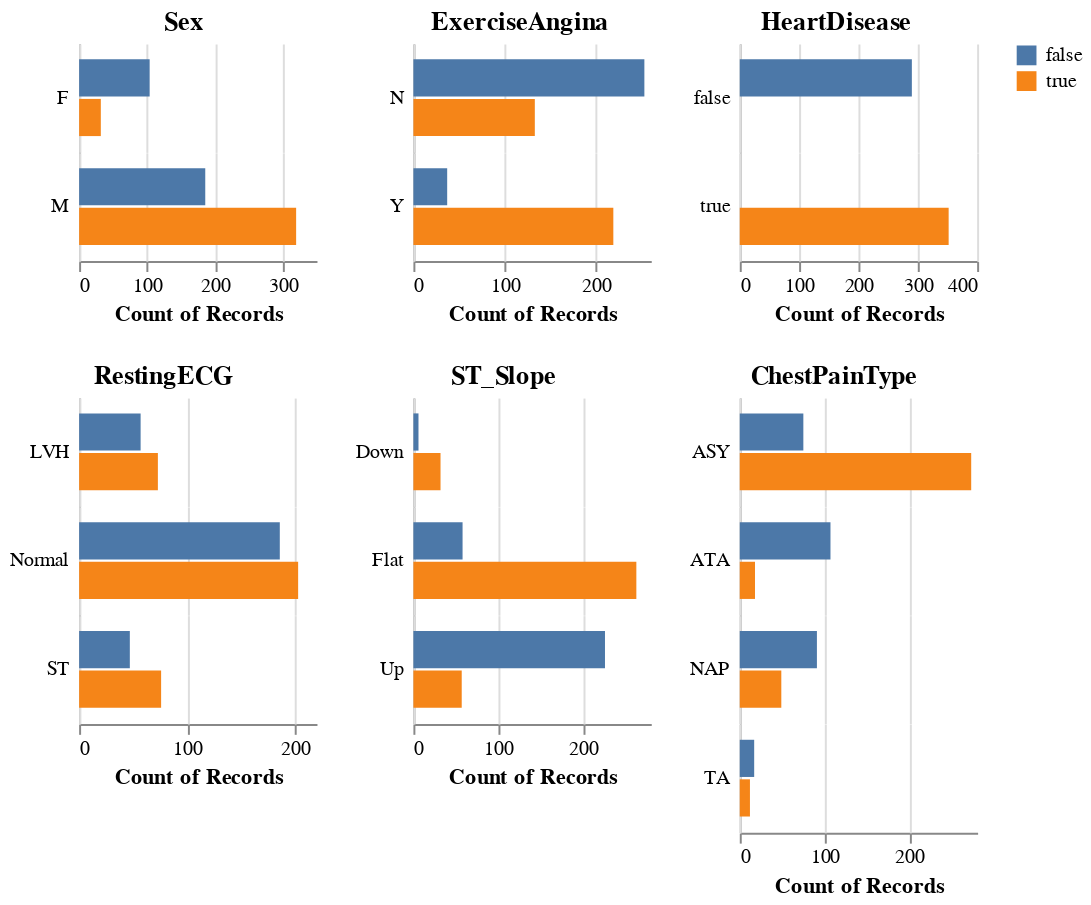

The cell this chart's notebook holds for it:
### Markdown cell above
_Figure 2. Comparison of numerical predictors, coloured by heart disease status._

### Code cell
aly.dist(train_df.assign(HeartDisease=lambda train_df: train_df['HeartDisease'].astype(object)), 
         dtype='object', color='HeartDisease')

### Figure 1 — Vega specification as saved in the notebook (floating-point values rounded to 4 significant figures)
{"$schema": "https://vega.github.io/schema/vega/v5.json", "data": [{"name": "source_0", "values": [{"HeartDisease": true, "Sex": "M", "__count": 320}, {"HeartDisease": true, "Sex": "F", "__count": 32}, {"HeartDisease": false, "Sex": "F", "__count": 104}, {"HeartDisease": false, "Sex": "M", "__count": 186}]}, {"name": "concat_0_concat_0_row_domain", "values": [{"Sex": "M", "count": 2}, {"Sex": "F", "count": 2}]}, {"name": "source_1", "values": [{"HeartDisease": false, "ExerciseAngina": "N", "__count": 253}, {"HeartDisease": true, "ExerciseAngina": "N", "__count": 133}, {"HeartDisease": true, "ExerciseAngina": "Y", "__count": 219}, {"HeartDisease": false, "ExerciseAngina": "Y", "__count": 37}]}, {"name": "concat_1_concat_0_row_domain", "values": [{"ExerciseAngina": "N", "count": 2}, {"ExerciseAngina": "Y", "count": 2}]}, {"name": "source_2", "values": [{"HeartDisease": true, "__count": 352}, {"HeartDisease": false, "__count": 290}]}, {"name": "concat_2_concat_0_row_domain", "values": [{"HeartDisease": true, "count": 1}, {"HeartDisease": false, "count": 1}]}, {"name": "source_3", "values": [{"HeartDisease": false, "RestingECG": "Normal", "__count": 186}, {"HeartDisease": true, "RestingECG": "LVH", "__count": 73}, {"HeartDisease": false, "RestingECG": "LVH", "__count": 57}, {"HeartDisease": true, "RestingECG": "Normal", "__count": 203}, {"HeartDisease": false, "RestingECG": "ST", "__count": 47}, {"HeartDisease": true, "RestingECG": "ST", "__count": 76}]}, {"name": "concat_3_concat_0_row_domain", "values": [{"RestingECG": "Normal", "count": 2}, {"RestingECG": "LVH", "count": 2}, {"RestingECG": "ST", "count": 2}]}, {"name": "source_4", "values": [{"HeartDisease": false, "ST_Slope": "Up", "__count": 226}, {"HeartDisease": true, "ST_Slope": "Down", "__count": 32}, {"HeartDisease": true, "ST_Slope": "Flat", "__count": 263}, {"HeartDisease": true, "ST_Slope": "Up", "__count": 57}, {"HeartDisease": false, "ST_Slope": "Flat", "__count": 58}, {"HeartDisease": false, "ST_Slope": "Down", "__count": 6}]}, {"name": "concat_4_concat_0_row_domain", "values": [{"ST_Slope": "Up", "count": 2}, {"ST_Slope": "Down", "count": 2}, {"ST_Slope": "Flat", "count": 2}]}, {"name": "source_5", "values": [{"HeartDisease": true, "ChestPainType": "ASY", "__count": 273}, {"HeartDisease": false, "ChestPainType": "TA", "__count": 17}, {"HeartDisease": false, "ChestPainType": "ASY", "__count": 75}, {"HeartDisease": true, "ChestPainType": "NAP", "__count": 49}, {"HeartDisease": true, "ChestPainType": "TA", "__count": 12}, {"HeartDisease": false, "ChestPainType": "ATA", "__count": 107}, {"HeartDisease": false, "ChestPainType": "NAP", "__count": 91}, {"HeartDisease": true, "ChestPainType": "ATA", "__count": 18}]}, {"name": "concat_5_concat_0_row_domain", "values": [{"ChestPainType": "ASY", "count": 2}, {"ChestPainType": "TA", "count": 2}, {"ChestPainType": "NAP", "count": 2}, {"ChestPainType": "ATA", "count": 2}]}, {"name": "source_0_color_domain_HeartDisease_0", "values": [{"HeartDisease": true}, {"HeartDisease": false}]}, {"name": "source_1_color_domain_HeartDisease_1", "values": [{"HeartDisease": false}, {"HeartDisease": true}]}, {"name": "source_2_color_domain_HeartDisease_2", "values": [{"HeartDisease": true}, {"HeartDisease": false}]}, {"name": "source_3_color_domain_HeartDisease_3", "values": [{"HeartDisease": false}, {"HeartDisease": true}]}, {"name": "source_4_color_domain_HeartDisease_4", "values": [{"HeartDisease": false}, {"HeartDisease": true}]}, {"name": "source_5_color_domain_HeartDisease_5", "values": [{"HeartDisease": true}, {"HeartDisease": false}]}, {"name": "source_0_concat_0_concat_0_x_domain___count", "values": [{"min": 32, "max": 320}]}, {"name": "source_0_concat_0_concat_0_y_domain_HeartDisease", "values": [{"HeartDisease": true}, {"HeartDisease": false}]}, {"name": "source_1_concat_1_concat_0_x_domain___count", "values": [{"min": 37, "max": 253}]}, {"name": "source_1_concat_1_concat_0_y_domain_HeartDisease", "values": [{"HeartDisease": false}, {"HeartDisease": true}]}, {"name": "source_2_concat_2_concat_0_x_domain___count", "values": [{"min": 290, "max": 352}]}, {"name": "source_2_concat_2_concat_0_y_domain_HeartDisease", "values": [{"HeartDisease": true}, {"HeartDisease": false}]}, {"name": "source_3_concat_3_concat_0_x_domain___count", "values": [{"min": 47, "max": 203}]}, {"name": "source_3_concat_3_concat_0_y_domain_HeartDisease", "values": [{"HeartDisease": false}, {"HeartDisease": true}]}, {"name": "source_4_concat_4_concat_0_x_domain___count", "values": [{"min": 6, "max": 263}]}, {"name": "source_4_concat_4_concat_0_y_domain_HeartDisease", "values": [{"HeartDisease": false}, {"HeartDisease": true}]}, {"name": "source_5_concat_5_concat_0_x_domain___count", "values": [{"min": 12, "max": 273}]}, {"name": "source_5_concat_5_concat_0_y_domain_HeartDisease", "values": [{"HeartDisease": true}, {"HeartDisease": false}]}], "signals": [{"name": "concat_0_concat_0_child_width", "value": 120}, {"name": "concat_0_concat_0_y_step", "value": 20}, {"name": "concat_0_concat_0_child_height", "update": "bandspace(domain('concat_0_concat_0_y').length, 0.06, 0.4) * concat_0_concat_0_y_step"}, {"name": "concat_1_concat_0_child_width", "value": 120}, {"name": "concat_1_concat_0_y_step", "value": 20}, {"name": "concat_1_concat_0_child_height", "update": "bandspace(domain('concat_1_concat_0_y').length, 0.06, 0.4) * concat_1_concat_0_y_step"}, {"name": "concat_2_concat_0_child_width", "value": 120}, {"name": "concat_2_concat_0_y_step", "value": 20}, {"name": "concat_2_concat_0_child_height", "update": "bandspace(domain('concat_2_concat_0_y').length, 0.06, 0.4) * concat_2_concat_0_y_step"}, {"name": "concat_3_concat_0_child_width", "value": 120}, {"name": "concat_3_concat_0_y_step", "value": 20}, {"name": "concat_3_concat_0_child_height", "update": "bandspace(domain('concat_3_concat_0_y').length, 0.06, 0.4) * concat_3_concat_0_y_step"}, {"name": "concat_4_concat_0_child_width", "value": 120}, {"name": "concat_4_concat_0_y_step", "value": 20}, {"name": "concat_4_concat_0_child_height", "update": "bandspace(domain('concat_4_concat_0_y').length, 0.06, 0.4) * concat_4_concat_0_y_step"}, {"name": "concat_5_concat_0_child_width", "value": 120}, {"name": "concat_5_concat_0_y_step", "value": 20}, {"name": "concat_5_concat_0_child_height", "update": "bandspace(domain('concat_5_concat_0_y').length, 0.06, 0.4) * concat_5_concat_0_y_step"}], "marks": [{"type": "group", "name": "concat_0_group", "marks": [{"type": "group", "name": "concat_0_concat_0_group", "marks": [{"type": "group", "name": "concat_0_concat_0_row_header", "from": {"data": "concat_0_concat_0_row_domain"}, "sort": {"field": "datum[\"Sex\"]", "order": "ascending"}, "encode": {"update": {"height": {"signal": "concat_0_concat_0_child_height"}}}, "axes": [{"scale": "concat_0_concat_0_y", "domain": true, "grid": false, "orient": "left", "labels": false, "ticks": false, "zindex": 0}], "title": {"text": {"signal": "isValid(parent[\"Sex\"]) ? parent[\"Sex\"] : \"\"+parent[\"Sex\"]"}, "align": "left", "offset": 5, "baseline": "middle", "orient": "left", "angle": 0, "style": "guide-label", "frame": "group"}, "role": "row-header"}, {"type": "group", "name": "concat_0_concat_0_column_footer", "encode": {"update": {"width": {"signal": "concat_0_concat_0_child_width"}}}, "axes": [{"scale": "concat_0_concat_0_x", "zindex": 0, "title": "Count of Records", "grid": false, "labelOverlap": true, "tickCount": {"signal": "ceil(concat_0_concat_0_child_width/40)"}, "orient": "bottom", "labelFlush": true}], "role": "column-footer"}, {"type": "group", "name": "concat_0_concat_0_cell", "from": {"facet": {"data": "source_0", "name": "concat_0_concat_0_facet", "groupby": ["Sex"]}}, "sort": {"field": ["datum[\"Sex\"]"], "order": ["ascending"]}, "encode": {"update": {"width": {"signal": "concat_0_concat_0_child_width"}, "height": {"signal": "concat_0_concat_0_child_height"}}}, "marks": [{"type": "rect", "name": "concat_0_concat_0_child_marks", "from": {"data": "concat_0_concat_0_facet"}, "encode": {"update": {"y": {"field": "HeartDisease", "scale": "concat_0_concat_0_y"}, "x": {"field": "__count", "scale": "concat_0_concat_0_x"}, "height": {"signal": "max(0.25, bandwidth('concat_0_concat_0_y'))"}, "fill": {"field": "HeartDisease", "scale": "color"}, "x2": {"value": 0, "scale": "concat_0_concat_0_x"}}}, "style": ["bar"]}], "axes": [{"scale": "concat_0_concat_0_x", "grid": true, "maxExtent": 0, "ticks": false, "orient": "bottom", "minExtent": 0, "zindex": 0, "domain": false, "labels": false, "aria": false, "tickCount": {"signal": "ceil(concat_0_concat_0_child_width/40)"}, "gridScale": "concat_0_concat_0_y"}], "style": "cell"}], "layout": {"padding": 0, "columns": 1, "bounds": "full", "align": "all"}}], "title": {"text": "Sex", "anchor": "middle"}, "layout": {"padding": 20, "columns": 1, "bounds": "full", "align": "each"}}, {"type": "group", "name": "concat_1_group", "marks": [{"type": "group", "name": "concat_1_concat_0_group", "marks": [{"type": "group", "name": "concat_1_concat_0_row_header", "from": {"data": "concat_1_concat_0_row_domain"}, "sort": {"field": "datum[\"ExerciseAngina\"]", "order": "ascending"}, "encode": {"update": {"height": {"signal": "concat_1_concat_0_child_height"}}}, "axes": [{"scale": "concat_1_concat_0_y", "ticks": false, "grid": false, "labels": false, "zindex": 0, "orient": "left", "domain": true}], "title": {"text": {"signal": "isValid(parent[\"ExerciseAngina\"]) ? parent[\"ExerciseAngina\"] : \"\"+parent[\"ExerciseAngina\"]"}, "angle": 0, "style": "guide-label", "offset": 5, "align": "left", "baseline": "middle", "orient": "left", "frame": "group"}, "role": "row-header"}, {"type": "group", "name": "concat_1_concat_0_column_footer", "encode": {"update": {"width": {"signal": "concat_1_concat_0_child_width"}}}, "axes": [{"scale": "concat_1_concat_0_x", "title": "Count of Records", "labelFlush": true, "grid": false, "labelOverlap": true, "orient": "bottom", "tickCount": {"signal": "ceil(concat_1_concat_0_child_width/40)"}, "zindex": 0}], "role": "column-footer"}, {"type": "group", "name": "concat_1_concat_0_cell", "from": {"facet": {"data": "source_1", "name": "concat_1_concat_0_facet", "groupby": ["ExerciseAngina"]}}, "sort": {"field": ["datum[\"ExerciseAngina\"]"], "order": ["ascending"]}, "encode": {"update": {"height": {"signal": "concat_1_concat_0_child_height"}, "width": {"signal": "concat_1_concat_0_child_width"}}}, "marks": [{"type": "rect", "name": "concat_1_concat_0_child_marks", "from": {"data": "concat_1_concat_0_facet"}, "encode": {"update": {"x2": {"value": 0, "scale": "concat_1_concat_0_x"}, "y": {"field": "HeartDisease", "scale": "concat_1_concat_0_y"}, "height": {"signal": "max(0.25, bandwidth('concat_1_concat_0_y'))"}, "fill": {"field": "HeartDisease", "scale": "color"}, "x": {"field": "__count", "scale": "concat_1_concat_0_x"}}}, "style": ["bar"]}], "axes": [{"scale": "concat_1_concat_0_x", "tickCount": {"signal": "ceil(concat_1_concat_0_child_width/40)"}, "labels": false, "grid": true, "domain": false, "zindex": 0, "gridScale": "concat_1_concat_0_y", "minExtent": 0, "maxExtent": 0, "aria": false, "ticks": false, "orient": "bottom"}], "style": "cell"}], "layout": {"padding": 0, "columns": 1, "bounds": "full", "align": "all"}}], "title": {"text": "ExerciseAngina", "anchor": "middle"}, "layout": {"padding": 20, "columns": 1, "bounds": "full", "align": "each"}}, {"type": "group", "name": "concat_2_group", "marks": [{"type": "group", "name": "concat_2_concat_0_group", "marks": [{"type": "group", "name": "concat_2_concat_0_row_header", "from": {"data": "concat_2_concat_0_row_domain"}, "sort": {"field": "datum[\"HeartDisease\"]", "order": "ascending"}, "encode": {"update": {"height": {"signal": "concat_2_concat_0_child_height"}}}, "axes": [{"scale": "concat_2_concat_0_y", "domain": true, "labels": false, "orient": "left", "zindex": 0, "grid": false, "ticks": false}], "title": {"text": {"signal": "isValid(parent[\"HeartDisease\"]) ? parent[\"HeartDisease\"] : \"\"+parent[\"HeartDisease\"]"}, "offset": 5, "orient": "left", "frame": "group", "style": "guide-label", "baseline": "middle", "angle": 0, "align": "left"}, "role": "row-header"}, {"type": "group", "name": "concat_2_concat_0_column_footer", "encode": {"update": {"width": {"signal": "concat_2_concat_0_child_width"}}}, "axes": [{"scale": "concat_2_concat_0_x", "orient": "bottom", "labelFlush": true, "title": "Count of Records", "labelOverlap": true, "zindex": 0, "tickCount": {"signal": "ceil(concat_2_concat_0_child_width/40)"}, "grid": false}], "role": "column-footer"}, {"type": "group", "name": "concat_2_concat_0_cell", "from": {"facet": {"data": "source_2", "name": "concat_2_concat_0_facet", "groupby": ["HeartDisease"]}}, "sort": {"field": ["datum[\"HeartDisease\"]"], "order": ["ascending"]}, "encode": {"update": {"height": {"signal": "concat_2_concat_0_child_height"}, "width": {"signal": "concat_2_concat_0_child_width"}}}, "marks": [{"type": "rect", "name": "concat_2_concat_0_child_marks", "from": {"data": "concat_2_concat_0_facet"}, "encode": {"update": {"y": {"field": "HeartDisease", "scale": "concat_2_concat_0_y"}, "fill": {"field": "HeartDisease", "scale": "color"}, "x": {"field": "__count", "scale": "concat_2_concat_0_x"}, "x2": {"value": 0, "scale": "concat_2_concat_0_x"}, "height": {"signal": "max(0.25, bandwidth('concat_2_concat_0_y'))"}}}, "style": ["bar"]}], "axes": [{"scale": "concat_2_concat_0_x", "zindex": 0, "labels": false, "orient": "bottom", "minExtent": 0, "tickCount": {"signal": "ceil(concat_2_concat_0_child_width/40)"}, "maxExtent": 0, "aria": false, "domain": false, "grid": true, "ticks": false, "gridScale": "concat_2_concat_0_y"}], "style": "cell"}], "layout": {"padding": 0, "columns": 1, "bounds": "full", "align": "all"}}], "title": {"text": "HeartDisease", "anchor": "middle"}, "layout": {"padding": 20, "columns": 1, "bounds": "full", "align": "each"}}, {"type": "group", "name": "concat_3_group", "marks": [{"type": "group", "name": "concat_3_concat_0_group", "marks": [{"type": "group", "name": "concat_3_concat_0_row_header", "from": {"data": "concat_3_concat_0_row_domain"}, "sort": {"field": "datum[\"RestingECG\"]", "order": "ascending"}, "encode": {"update": {"height": {"signal": "concat_3_concat_0_child_height"}}}, "axes": [{"scale": "concat_3_concat_0_y", "orient": "left", "zindex": 0, "labels": false, "grid": false, "domain": true, "ticks": false}], "title": {"text": {"signal": "isValid(parent[\"RestingECG\"]) ? parent[\"RestingECG\"] : \"\"+parent[\"RestingECG\"]"}, "angle": 0, "frame": "group", "offset": 5, "style": "guide-label", "baseline": "middle", "orient": "left", "align": "left"}, "role": "row-header"}, {"type": "group", "name": "concat_3_concat_0_column_footer", "encode": {"update": {"width": {"signal": "concat_3_concat_0_child_width"}}}, "axes": [{"scale": "concat_3_concat_0_x", "labelFlush": true, "title": "Count of Records", "labelOverlap": true, "grid": false, "orient": "bottom", "tickCount": {"signal": "ceil(concat_3_concat_0_child_width/40)"}, "zindex": 0}], "role": "column-footer"}, {"type": "group", "name": "concat_3_concat_0_cell", "from": {"facet": {"data": "source_3", "name": "concat_3_concat_0_facet", "groupby": ["RestingECG"]}}, "sort": {"field": ["datum[\"RestingECG\"]"], "order": ["ascending"]}, "encode": {"update": {"height": {"signal": "concat_3_concat_0_child_height"}, "width": {"signal": "concat_3_concat_0_child_width"}}}, "marks": [{"type": "rect", "name": "concat_3_concat_0_child_marks", "from": {"data": "concat_3_concat_0_facet"}, "encode": {"update": {"fill": {"field": "HeartDisease", "scale": "color"}, "x2": {"value": 0, "scale": "concat_3_concat_0_x"}, "x": {"field": "__count", "scale": "concat_3_concat_0_x"}, "height": {"signal": "max(0.25, bandwidth('concat_3_concat_0_y'))"}, "y": {"field": "HeartDisease", "scale": "concat_3_concat_0_y"}}}, "style": ["bar"]}], "axes": [{"scale": "concat_3_concat_0_x", "orient": "bottom", "labels": false, "gridScale": "concat_3_concat_0_y", "grid": true, "aria": false, "maxExtent": 0, "ticks": false, "zindex": 0, "tickCount": {"signal": "ceil(concat_3_concat_0_child_width/40)"}, "domain": false, "minExtent": 0}], "style": "cell"}], "layout": {"padding": 0, "columns": 1, "bounds": "full", "align": "all"}}], "title": {"text": "RestingECG", "anchor": "middle"}, "layout": {"padding": 20, "columns": 1, "bounds": "full", "align": "each"}}, {"type": "group", "name": "concat_4_group", "marks": [{"type": "group", "name": "concat_4_concat_0_group", "marks": [{"type": "group", "name": "concat_4_concat_0_row_header", "from": {"data": "concat_4_concat_0_row_domain"}, "sort": {"field": "datum[\"ST_Slope\"]", "order": "ascending"}, "encode": {"update": {"height": {"signal": "concat_4_concat_0_child_height"}}}, "axes": [{"scale": "concat_4_concat_0_y", "labels": false, "ticks": false, "zindex": 0, "orient": "left", "grid": false, "domain": true}], "title": {"text": {"signal": "isValid(parent[\"ST_Slope\"]) ? parent[\"ST_Slope\"] : \"\"+parent[\"ST_Slope\"]"}, "orient": "left", "offset": 5, "frame": "group", "angle": 0, "align": "left", "style": "guide-label", "baseline": "middle"}, "role": "row-header"}, {"type": "group", "name": "concat_4_concat_0_column_footer", "encode": {"update": {"width": {"signal": "concat_4_concat_0_child_width"}}}, "axes": [{"scale": "concat_4_concat_0_x", "labelOverlap": true, "tickCount": {"signal": "ceil(concat_4_concat_0_child_width/40)"}, "grid": false, "title": "Count of Records", "orient": "bottom", "zindex": 0, "labelFlush": true}], "role": "column-footer"}, {"type": "group", "name": "concat_4_concat_0_cell", "from": {"facet": {"data": "source_4", "name": "concat_4_concat_0_facet", "groupby": ["ST_Slope"]}}, "sort": {"field": ["datum[\"ST_Slope\"]"], "order": ["ascending"]}, "encode": {"update": {"width": {"signal": "concat_4_concat_0_child_width"}, "height": {"signal": "concat_4_concat_0_child_height"}}}, "marks": [{"type": "rect", "name": "concat_4_concat_0_child_marks", "from": {"data": "concat_4_concat_0_facet"}, "encode": {"update": {"height": {"signal": "max(0.25, bandwidth('concat_4_concat_0_y'))"}, "x2": {"value": 0, "scale": "concat_4_concat_0_x"}, "y": {"field": "HeartDisease", "scale": "concat_4_concat_0_y"}, "fill": {"field": "HeartDisease", "scale": "color"}, "x": {"field": "__count", "scale": "concat_4_concat_0_x"}}}, "style": ["bar"]}], "axes": [{"scale": "concat_4_concat_0_x", "gridScale": "concat_4_concat_0_y", "minExtent": 0, "ticks": false, "tickCount": {"signal": "ceil(concat_4_concat_0_child_width/40)"}, "zindex": 0, "grid": true, "maxExtent": 0, "aria": false, "orient": "bottom", "domain": false, "labels": false}], "style": "cell"}], "layout": {"padding": 0, "columns": 1, "bounds": "full", "align": "all"}}], "title": {"text": "ST_Slope", "anchor": "middle"}, "layout": {"padding": 20, "columns": 1, "bounds": "full", "align": "each"}}, {"type": "group", "name": "concat_5_group", "marks": [{"type": "group", "name": "concat_5_concat_0_group", "marks": [{"type": "group", "name": "concat_5_concat_0_row_header", "from": {"data": "concat_5_concat_0_row_domain"}, "sort": {"field": "datum[\"ChestPainType\"]", "order": "ascending"}, "encode": {"update": {"height": {"signal": "concat_5_concat_0_child_height"}}}, "axes": [{"scale": "concat_5_concat_0_y", "orient": "left", "grid": false, "labels": false, "zindex": 0, "ticks": false, "domain": true}], "title": {"text": {"signal": "isValid(parent[\"ChestPainType\"]) ? parent[\"ChestPainType\"] : \"\"+parent[\"ChestPainType\"]"}, "offset": 5, "frame": "group", "orient": "left", "baseline": "middle", "style": "guide-label", "align": "left", "angle": 0}, "role": "row-header"}, {"type": "group", "name": "concat_5_concat_0_column_footer", "encode": {"update": {"width": {"signal": "concat_5_concat_0_child_width"}}}, "axes": [{"scale": "concat_5_concat_0_x", "labelFlush": true, "zindex": 0, "grid": false, "title": "Count of Records", "orient": "bottom", "tickCount": {"signal": "ceil(concat_5_concat_0_child_width/40)"}, "labelOverlap": true}], "role": "column-footer"}, {"type": "group", "name": "concat_5_concat_0_cell", "from": {"facet": {"data": "source_5", "name": "concat_5_concat_0_facet", "groupby": ["ChestPainType"]}}, "sort": {"field": ["datum[\"ChestPainType\"]"], "order": ["ascending"]}, "encode": {"update": {"width": {"signal": "concat_5_concat_0_child_width"}, "height": {"signal": "concat_5_concat_0_child_height"}}}, "marks": [{"type": "rect", "name": "concat_5_concat_0_child_marks", "from": {"data": "concat_5_concat_0_facet"}, "encode": {"update": {"x": {"field": "__count", "scale": "concat_5_concat_0_x"}, "y": {"field": "HeartDisease", "scale": "concat_5_concat_0_y"}, "fill": {"field": "HeartDisease", "scale": "color"}, "x2": {"value": 0, "scale": "concat_5_concat_0_x"}, "height": {"signal": "max(0.25, bandwidth('concat_5_concat_0_y'))"}}}, "style": ["bar"]}], "axes": [{"scale": "concat_5_concat_0_x", "orient": "bottom", "aria": false, "gridScale": "concat_5_concat_0_y", "domain": false, "labels": false, "maxExtent": 0, "ticks": false, "minExtent": 0, "grid": true, "zindex": 0, "tickCount": {"signal": "ceil(concat_5_concat_0_child_width/40)"}}], "style": "cell"}], "layout": {"padding": 0, "columns": 1, "bounds": "full", "align": "all"}}], "title": {"text": "ChestPainType", "anchor": "middle"}, "layout": {"padding": 20, "columns": 1, "bounds": "full", "align": "each"}}], "scales": [{"name": "color", "type": "ordinal", "domain": {"fields": [{"data": "source_0_color_domain_HeartDisease_0", "field": "HeartDisease"}, {"data": "source_1_color_domain_HeartDisease_1", "field": "HeartDisease"}, {"data": "source_2_color_domain_HeartDisease_2", "field": "HeartDisease"}, {"data": "source_3_color_domain_HeartDisease_3", "field": "HeartDisease"}, {"data": "source_4_color_domain_HeartDisease_4", "field": "HeartDisease"}, {"data": "source_5_color_domain_HeartDisease_5", "field": "HeartDisease"}], "sort": true}, "range": "category"}, {"name": "concat_0_concat_0_x", "type": "linear", "domain": [{"signal": "(data(\"source_0_concat_0_concat_0_x_domain___count\")[0] || {}).min"}, {"signal": "(data(\"source_0_concat_0_concat_0_x_domain___count\")[0] || {}).max"}], "range": [0, {"signal": "concat_0_concat_0_child_width"}], "nice": true, "zero": true}, {"name": "concat_0_concat_0_y", "type": "band", "domain": {"data": "source_0_concat_0_concat_0_y_domain_HeartDisease", "field": "HeartDisease", "sort": true}, "range": {"step": {"signal": "concat_0_concat_0_y_step"}}, "paddingOuter": 0.4, "paddingInner": 0.06}, {"name": "concat_1_concat_0_x", "type": "linear", "domain": [{"signal": "(data(\"source_1_concat_1_concat_0_x_domain___count\")[0] || {}).min"}, {"signal": "(data(\"source_1_concat_1_concat_0_x_domain___count\")[0] || {}).max"}], "range": [0, {"signal": "concat_1_concat_0_child_width"}], "zero": true, "nice": true}, {"name": "concat_1_concat_0_y", "type": "band", "domain": {"data": "source_1_concat_1_concat_0_y_domain_HeartDisease", "field": "HeartDisease", "sort": true}, "range": {"step": {"signal": "concat_1_concat_0_y_step"}}, "paddingInner": 0.06, "paddingOuter": 0.4}, {"name": "concat_2_concat_0_x", "type": "linear", "domain": [{"signal": "(data(\"source_2_concat_2_concat_0_x_domain___count\")[0] || {}).min"}, {"signal": "(data(\"source_2_concat_2_concat_0_x_domain___count\")[0] || {}).max"}], "range": [0, {"signal": "concat_2_concat_0_child_width"}], "zero": true, "nice": true}, {"name": "concat_2_concat_0_y", "type": "band", "domain": {"data": "source_2_concat_2_concat_0_y_domain_HeartDisease", "field": "HeartDisease", "sort": true}, "range": {"step": {"signal": "concat_2_concat_0_y_step"}}, "paddingInner": 0.06, "paddingOuter": 0.4}, {"name": "concat_3_concat_0_x", "type": "linear", "domain": [{"signal": "(data(\"source_3_concat_3_concat_0_x_domain___count\")[0] || {}).min"}, {"signal": "(data(\"source_3_concat_3_concat_0_x_domain___count\")[0] || {}).max"}], "range": [0, {"signal": "concat_3_concat_0_child_width"}], "zero": true, "nice": true}, {"name": "concat_3_concat_0_y", "type": "band", "domain": {"data": "source_3_concat_3_concat_0_y_domain_HeartDisease", "field": "HeartDisease", "sort": true}, "range": {"step": {"signal": "concat_3_concat_0_y_step"}}, "paddingOuter": 0.4, "paddingInner": 0.06}, {"name": "concat_4_concat_0_x", "type": "linear", "domain": [{"signal": "(data(\"source_4_concat_4_concat_0_x_domain___count\")[0] || {}).min"}, {"signal": "(data(\"source_4_concat_4_concat_0_x_domain___count\")[0] || {}).max"}], "range": [0, {"signal": "concat_4_concat_0_child_width"}], "zero": true, "nice": true}, {"name": "concat_4_concat_0_y", "type": "band", "domain": {"data": "source_4_concat_4_concat_0_y_domain_HeartDisease", "field": "HeartDisease", "sort": true}, "range": {"step": {"signal": "concat_4_concat_0_y_step"}}, "paddingInner": 0.06, "paddingOuter": 0.4}, {"name": "concat_5_concat_0_x", "type": "linear", "domain": [{"signal": "(data(\"source_5_concat_5_concat_0_x_domain___count\")[0] || {}).min"}, {"signal": "(data(\"source_5_concat_5_concat_0_x_domain___count\")[0] || {}).max"}], "range": [0, {"signal": "concat_5_concat_0_child_width"}], "nice": true, "zero": true}, {"name": "concat_5_concat_0_y", "type": "band", "domain": {"data": "source_5_concat_5_concat_0_y_domain_HeartDisease", "field": "HeartDisease", "sort": true}, "range": {"step": {"signal": "concat_5_concat_0_y_step"}}, "paddingInner": 0.06, "paddingOuter": 0.4}], "background": "white", "layout": {"padding": 20, "columns": 3, "bounds": "full", "align": "each"}, "config": {"style": {"cell": {"stroke": null}}}, "legends": [{"fill": "color", "symbolType": "square"}], "padding": 5}
